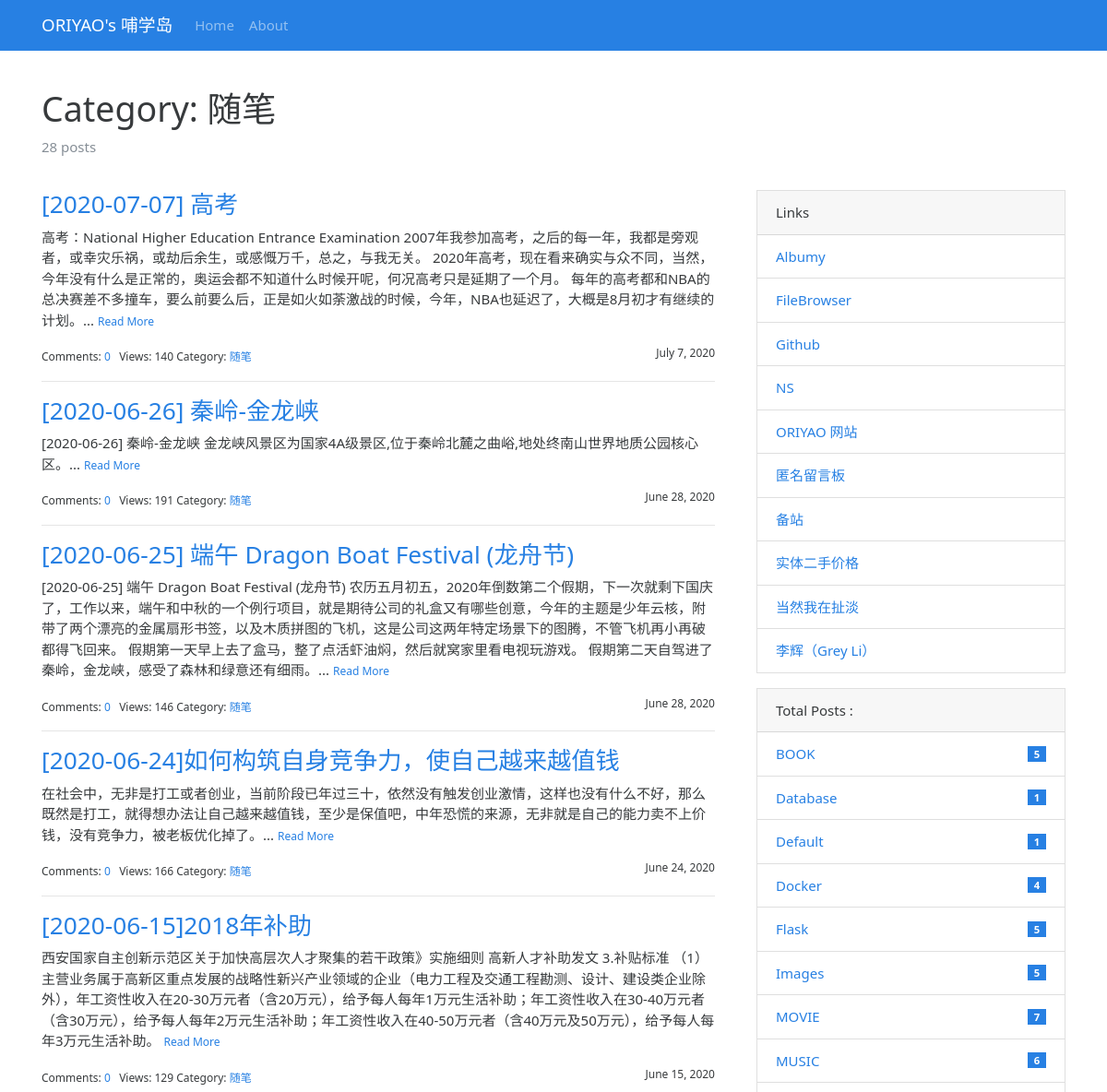
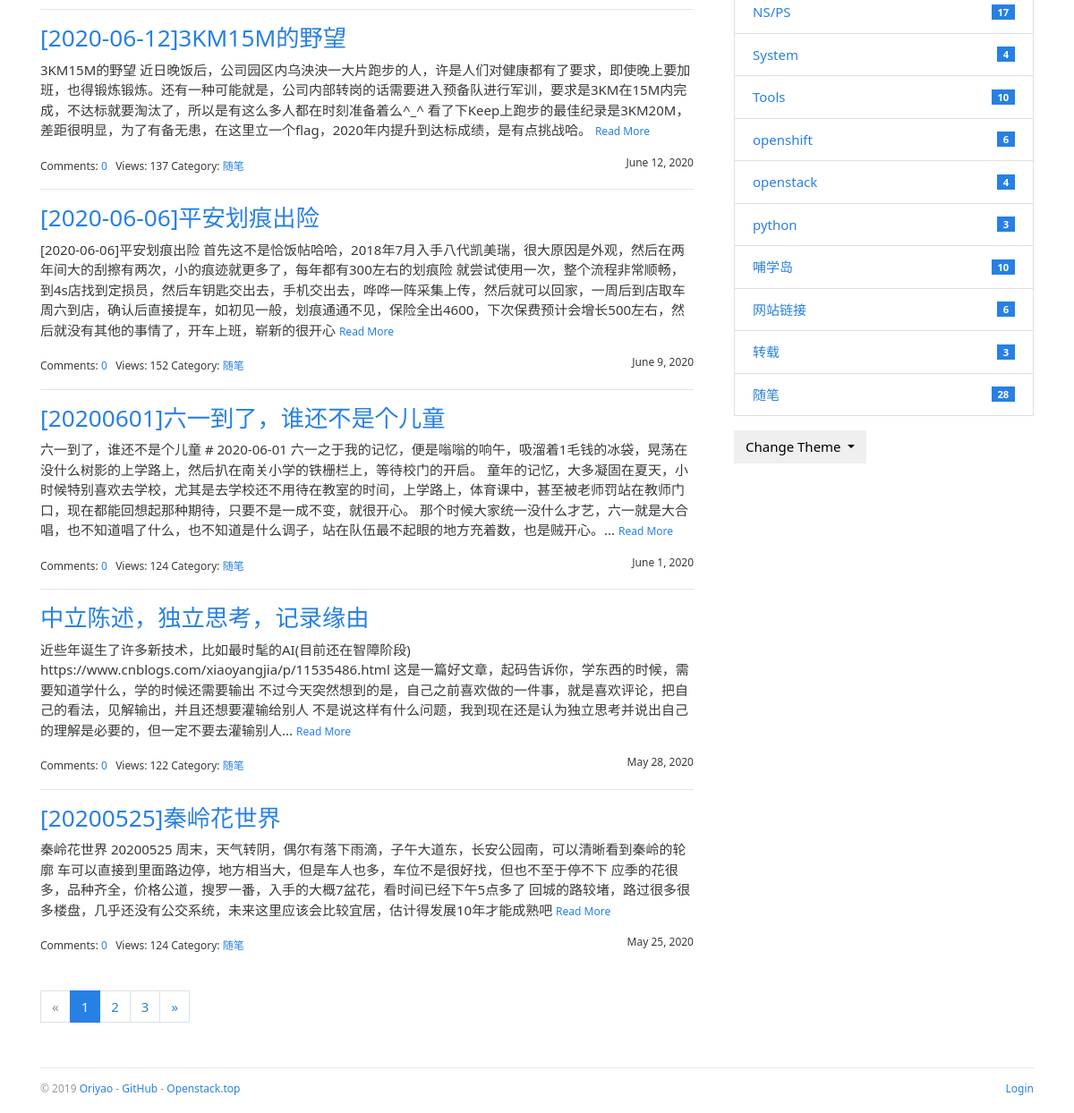
The page /category/3 on the database its author committed (2 pictures, top to bottom).
### bluelog/models.py (models this page shows, shortened)
class Admin(db.Model, UserMixin):
    id = db.Column(db.Integer, primary_key=True)
    username = db.Column(db.String(20))
    password_hash = db.Column(db.String(128))
    blog_title = db.Column(db.String(60))
    blog_sub_title = db.Column(db.String(100))
    name = db.Column(db.String(30))
    about = db.Column(db.Text)

class Category(db.Model):
    id = db.Column(db.Integer, primary_key=True)
    name = db.Column(db.String(30), unique=True)
    posts = db.relationship('Post', back_populates='category')

class Post(db.Model):
    id = db.Column(db.Integer, primary_key=True)
    title = db.Column(db.String(60))
    body = db.Column(db.Text)
    views = db.Column(db.Integer,default=0)
    timestamp = db.Column(db.DateTime, default=datetime.utcnow, index=True)
    can_comment = db.Column(db.Boolean, default=True)
    category_id = db.Column(db.Integer, db.ForeignKey('category.id'))
    category = db.relationship('Category', back_populates='posts')
    comments = db.relationship('Comment', back_populates='post', cascade='all, delete-orphan')

class Link(db.Model):
    id = db.Column(db.Integer, primary_key=True)
    name = db.Column(db.String(30))
    url = db.Column(db.String(255))

### bluelog/blueprints/blog.py (the view)
@blog_bp.route('/category/<int:category_id>')
def show_category(category_id):
    category = Category.query.get_or_404(category_id)
    page = request.args.get('page', 1, type=int)
    per_page = current_app.config['BLUELOG_POST_PER_PAGE']
    pagination = Post.query.with_parent(category).order_by(Post.timestamp.desc()).paginate(page, per_page)
    posts = pagination.items
    return render_template('blog/category.html', category=category, pagination=pagination, posts=posts)

### bluelog/__init__.py (called while the page is built)
def register_template_context(app):
    @app.context_processor
    def make_template_context():
        admin = Admin.query.first()
        categories = Category.query.order_by(Category.name).all()
        links = Link.query.order_by(Link.name).all()
        if current_user.is_authenticated:
            unread_comments = Comment.query.filter_by(reviewed=False).count()
        else:
            unread_comments = None
        return dict(
            admin=admin, categories=categories,
            links=links, unread_comments=unread_comments)

def register_request_handlers(app):
    @app.after_request
    def query_profiler(response):
        for q in get_debug_queries():
            if q.duration >= app.config['BLUELOG_SLOW_QUERY_THRESHOLD']:
                app.logger.warning(
                    'Slow query: Duration: %fs\n Context: %s\nQuery: %s\n '
                    % (q.duration, q.context, q.statement)
                )
        return response

### bluelog/templates/blog/category.html (shortened to what this page needs)
{% extends 'base.html' %}
{% from 'bootstrap/pagination.html' import render_pagination %}
{% block content %}
    <div class="page-header">
        <h1>Category: {{ category.name }}</h1>
        <p class="text-muted">{{ category.posts|length }} posts</p>
    </div>
    <div class="row">
        <div class="col-sm-8">
            {% include "blog/_posts.html" %}
            <div class="page-footer">{{ render_pagination(pagination) }}</div>
        </div>
        <div class="col-sm-4 sidebar">
            {% include "blog/_sidebar.html" %}
        </div>
    </div>
{% endblock %}

### bluelog/templates/base.html (shortened to what this page needs)
{% from 'bootstrap/nav.html' import render_nav_item %}
<!DOCTYPE html>
<html lang="en">
<head>
    {% block head %}
        <link rel="stylesheet"
              href="{{ url_for('static', filename='css/%s.min.css' % request.cookies.get('theme', 'perfect_blue')) }}"
              type="text/css">
        <link rel="stylesheet" href="{{ url_for('static', filename='css/style.css') }}" type="text/css">
    {% endblock head %}
</head>
<body>
{% block nav %}
    <nav class="navbar navbar-expand-lg navbar-dark bg-primary">
        <div class="container">
            <a class="navbar-brand" href="{{ url_for('blog.index') }}">{{ admin.blog_title }}</a>
            <div class="collapse navbar-collapse" id="navbarColor01">
                <ul class="navbar-nav mr-auto">
                    {{ render_nav_item('blog.index', 'Home') }}
                    {{ render_nav_item('blog.about', 'About') }}
                </ul>
            </div>
        </div>
    </nav>
{% endblock nav %}
<main class="container">
    {% block content %}{% endblock content %}
    {% block footer %}
        <footer>
            <p class="float-left">
                <small> &copy; 2019 <a href="http://oriyao.com/" title="Written by oriyao">Oriyao</a> -
                    <a href="https://github.com/oriyao" title="Fork me on GitHub">GitHub</a> -
                    <a href="http://openstack.top/" title="A pkm project">Openstack.top</a>
                </small>
            </p>
            <p class="float-right">
                <small>
                    {% if current_user.is_authenticated %}
                        <a href="{{ url_for('auth.logout', next=request.full_path) }}">Logout</a>
                    {% else %}
                        <a href="{{ url_for('auth.login', next=request.full_path) }}">Login</a>
                    {% endif %}
                </small>
            </p>
        </footer>
    {% endblock footer %}
</main>
</body>
</html>

### bluelog/templates/blog/_posts.html (shortened to what this page needs)
{% if posts %}
    {% for post in posts %}
        <h3 class="text-primary"><a href="{{ url_for('.show_post', post_id=post.id) }}">{{ post.title }}</a></h3>
        <p>
            {{ post.body|striptags|truncate }}
            <small><a href="{{ url_for('.show_post', post_id=post.id) }}">Read More</a></small>
        </p>
        <small>
            Comments: <a href="{{ url_for('.show_post', post_id=post.id) }}#comments">{{ post.comments|length }}</a>&nbsp;&nbsp;
            Views: {{ post.views }}
            Category: <a
                href="{{ url_for('.show_category', category_id=post.category.id) }}">{{ post.category.name }}</a>
            <span class="float-right">{{ moment(post.timestamp).format('LL') }}</span>
        </small>
        {% if not loop.last %}
            <hr>
        {% endif %}
    {% endfor %}
{% endif %}

### bluelog/templates/blog/_sidebar.html (shortened to what this page needs)
{% if links %}
    <div class="card mb-3">
        <div class="card-header">Links</div>
        <ul class="list-group list-group-flush">
            {% for link in links %}
                <li class="list-group-item  list-group-item-action d-flex justify-content-between align-items-center">
                    <a href="{{ link.url }}" target="_blank">{{ link.name }}</a>
                </li>
            {% endfor %}
        </ul>
    </div>
{% endif %}
{% if categories %}
    <div class="card mb-3">
        <div class="card-header"> Total Posts :  {{ totalposts }}</div>
        <ul class="list-group list-group-flush">
            {% for category in categories %}
                <li class="list-group-item  list-group-item-action d-flex justify-content-between align-items-center">
                    <a href="{{ url_for('blog.show_category', category_id=category.id) }}">
                        {{ category.name }}
                    </a>
                    <span class="badge badge-primary badge-pill"> {{ category.posts|length }}</span>
                </li>
            {% endfor %}
        </ul>
    </div>
{% endif %}
<div class="dropdown">
    <button class="btn btn-default dropdown-toggle" type="button" id="dropdownMenuButton"
            data-toggle="dropdown" aria-haspopup="true" aria-expanded="false">
        Change Theme
    </button>
</div>

### bluelog/static/css/style.css (style rules this page uses)
nav { margin-bottom: 20px; }
.page-header { padding-top: 20px; padding-bottom: 20px; }
.sidebar { padding-left: 30px; }
footer { margin-top: 30px; padding: 10px 0 40px; color: #999; border-top: 1px solid #e5e5e5; }
.page-footer { padding-top: 40px; }

### rows shown on the page
Admin: blog_title "ORIYAO's 哺学岛"
Category: name "随笔", posts|length "28"
Post: title "[2020-07-07] 高考", body "高考：National Higher Education Entrance Examination 2007年我参加高考，之后的每一年，我都是旁观者，或幸灾乐祸，或劫后余生，或感慨万千，总之，与我无关。 2020年高考，现在看来确实与众不同，当然，今年没有什么是正常的，奥运会都不知道什么时候开呢，何况高考只是延期了一个月。 每年的高考都和NBA的总决赛差不多撞车，要么前要么后，正是如火如荼激战的时候，今年，NBA也延迟了，大概是8月初才有继续的计划。...", comments|length "0", views "140", category.name "随笔", timestamp "July 7, 2020"
Post: title "[2020-06-26] 秦岭-金龙峡", body "[2020-06-26] 秦岭-金龙峡 金龙峡风景区为国家4A级景区,位于秦岭北麓之曲峪,地处终南山世界地质公园核心区。...", comments|length "0", views "191", category.name "随笔", timestamp "June 28, 2020"
Post: title "[2020-06-25] 端午 Dragon Boat Festival (龙舟节)", body "[2020-06-25] 端午 Dragon Boat Festival (龙舟节) 农历五月初五，2020年倒数第二个假期，下一次就剩下国庆了，工作以来，端午和中秋的一个例行项目，就是期待公司的礼盒又有哪些创意，今年的主题是少年云核，附带了两个漂亮的金属扇形书签，以及木质拼图的飞机，这是公司这两年特定场景下的图腾，不管飞机再小再破都得飞回来。 假期第一天早上去了盒马，整了点活虾油焖，然后就窝家里看电视玩游戏。 假期第二天自驾进了秦岭，金龙峡，感受了森林和绿意还有细雨。...", comments|length "0", views "146", category.name "随笔", timestamp "June 28, 2020"
Post: title "[2020-06-24]如何构筑自身竞争力，使自己越来越值钱", body "在社会中，无非是打工或者创业，当前阶段已年过三十，依然没有触发创业激情，这样也没有什么不好，那么既然是打工，就得想办法让自己越来越值钱，至少是保值吧，中年恐慌的来源，无非就是自己的能力卖不上价钱，没有竞争力，被老板优化掉了。...", comments|length "0", views "166", category.name "随笔", timestamp "June 24, 2020"
Post: title "[2020-06-15]2018年补助", body "西安国家自主创新示范区关于加快高层次人才聚集的若干政策》实施细则 高新人才补助发文 3.补贴标准 （1）主营业务属于高新区重点发展的战略性新兴产业领域的企业（电力工程及交通工程勘测、设计、建设类企业除外），年工资性收入在20-30万元者（含20万元），给予每人每年1万元生活补助；年工资性收入在30-40万元者（含30万元），给予每人每年2万元生活补助；年工资性收入在40-50万元者（含40万元及50万元），给予每人每年3万元生活补助。", comments|length "0", views "129", category.name "随笔", timestamp "June 15, 2020"
Post: title "[2020-06-12]3KM15M的野望", body "3KM15M的野望 近日晚饭后，公司园区内乌泱泱一大片跑步的人，许是人们对健康都有了要求，即使晚上要加班，也得锻炼锻炼。还有一种可能就是，公司内部转岗的话需要进入预备队进行军训，要求是3KM在15M内完成，不达标就要淘汰了，所以是有这么多人都在时刻准备着么^_^ 看了下Keep上跑步的最佳纪录是3KM20M，差距很明显，为了有备无患，在这里立一个flag，2020年内提升到达标成绩，是有点挑战哈。", comments|length "0", views "137", category.name "随笔", timestamp "June 12, 2020"
Post: title "[2020-06-06]平安划痕出险", body "[2020-06-06]平安划痕出险 首先这不是恰饭帖哈哈，2018年7月入手八代凯美瑞，很大原因是外观，然后在两年间大的刮擦有两次，小的痕迹就更多了，每年都有300左右的划痕险 就尝试使用一次，整个流程非常顺畅，到4s店找到定损员，然后车钥匙交出去，手机交出去，哗哗一阵采集上传，然后就可以回家，一周后到店取车 周六到店，确认后直接提车，如初见一般，划痕通通不见，保险全出4600，下次保费预计会增长500左右，然后就没有其他的事情了，开车上班，崭新的很开心", comments|length "0", views "152", category.name "随笔", timestamp "June 9, 2020"
Post: title "[20200601]六一到了，谁还不是个儿童", body "六一到了，谁还不是个儿童 # 2020-06-01 六一之于我的记忆，便是嗡嗡的响午，吸溜着1毛钱的冰袋，晃荡在没什么树影的上学路上，然后扒在南关小学的铁栅栏上，等待校门的开启。 童年的记忆，大多凝固在夏天，小时候特别喜欢去学校，尤其是去学校还不用待在教室的时间，上学路上，体育课中，甚至被老师罚站在教师门口，现在都能回想起那种期待，只要不是一成不变，就很开心。 那个时候大家统一没什么才艺，六一就是大合唱，也不知道唱了什么，也不知道是什么调子，站在队伍最不起眼的地方充着数，也是贼开心。...", comments|length "0", views "124", category.name "随笔", timestamp "June 1, 2020"
Post: title "中立陈述，独立思考，记录缘由", body "近些年诞生了许多新技术，比如最时髦的AI(目前还在智障阶段) https://www.cnblogs.com/xiaoyangjia/p/11535486.html 这是一篇好文章，起码告诉你，学东西的时候，需要知道学什么，学的时候还需要输出 不过今天突然想到的是，自己之前喜欢做的一件事，就是喜欢评论，把自己的看法，见解输出，并且还想要灌输给别人 不是说这样有什么问题，我到现在还是认为独立思考并说出自己的理解是必要的，但一定不要去灌输别人...", comments|length "0", views "122", category.name "随笔", timestamp "May 28, 2020"
Post: title "[20200525]秦岭花世界", body "秦岭花世界 20200525 周末，天气转阴，偶尔有落下雨滴，子午大道东，长安公园南，可以清晰看到秦岭的轮廓 车可以直接到里面路边停，地方相当大，但是车人也多，车位不是很好找，但也不至于停不下 应季的花很多，品种齐全，价格公道，搜罗一番，入手的大概7盆花，看时间已经下午5点多了 回城的路较堵，路过很多很多楼盘，几乎还没有公交系统，未来这里应该会比较宜居，估计得发展10年才能成熟吧", comments|length "0", views "124", category.name "随笔", timestamp "May 25, 2020"
Link: name "Albumy"
Link: name "FileBrowser"
Link: name "Github"
Link: name "NS"
Link: name "ORIYAO 网站"
Link: name "匿名留言板"
Link: name "备站"
Link: name "实体二手价格"
Link: name "当然我在扯淡"
Link: name "李辉（Grey Li）"
Category: name "BOOK", posts|length "5"
Category: name "Database", posts|length "1"
Category: name "Default", posts|length "1"
Category: name "Docker", posts|length "4"
Category: name "Flask", posts|length "5"
Category: name "Images", posts|length "5"
Category: name "MOVIE", posts|length "7"
Category: name "MUSIC", posts|length "6"
Category: name "NS/PS", posts|length "17"
Category: name "System", posts|length "4"
Category: name "Tools", posts|length "10"
Category: name "openshift", posts|length "6"
Category: name "openstack", posts|length "4"
Category: name "python", posts|length "3"
Category: name "哺学岛", posts|length "10"
Category: name "网站链接", posts|length "6"
Category: name "转载", posts|length "3"

### other values the page prints
{{ render_nav_item('blog.index', 'Home') }} "Home"
{{ render_nav_item('blog.about', 'About') }} "About"
{{ category.posts|length }} "28"
{{ render_pagination(pagination) }} "« 1 2 3 »"
